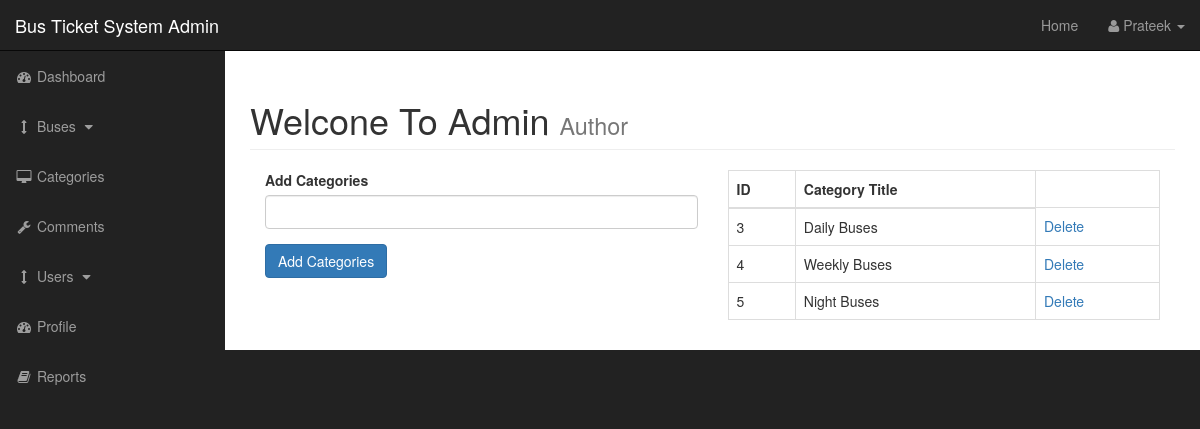
The app's page /admin/categories.php (signed in), older data.
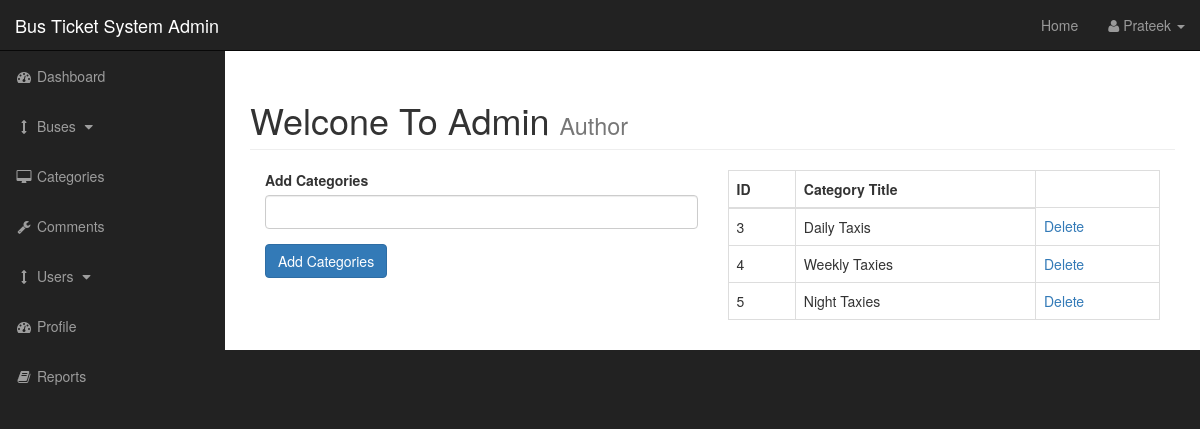
The same page, newer data.
### tables this page shows
CREATE TABLE `categories` (
  `cat_id` int(3) NOT NULL,
  `cat_title` varchar(255) NOT NULL
);

### admin/categories.php (the view, shortened to what this page needs)
<?php include"includes/admin_header.php"; ?>
    <div id="wrapper">
        <?php include"includes/admin_navigation.php"; ?>
        <div id="page-wrapper">
            <div class="container-fluid">
                <div class="row">
                    <div class="col-lg-12">
                        <h1 class="page-header">
                            Welcone To Admin
                            <small>Author</small>
                        </h1>
                        <div class="col-xs-6">
                            <form action="" method="post">
                                <div class="form-group">
                                    <label for="cat_tite">Add Categories</label>
                                    <input class="form-control" type="text" name="cat_title">
                                </div>
                                <div class="form-group">
                                    <input class="btn btn-primary" type="submit" name="submit" value="Add Categories">
                                </div>
                            </form>
                        </div>
                        <div class="col-xs-6">
                            <?php
                            $query = "SELECT *  FROM  categories";
                            $select_categories = mysqli_query($connection,$query);
                            ?>
                            <table class="table table-bordered table-hover">
                                <thead>
                                    <tr>
                                        <th>ID</th>
                                        <th>Category Title</th>
                                    </tr>
                                </thead>
                                <tbody>
                                    <?php
                                        while($row = mysqli_fetch_assoc($select_categories)) {
                                        $cat_id = $row['cat_id'];
                                        $cat_title = $row['cat_title'];
                                        echo "<tr>";
                                        echo "<td> {$cat_id} </td>";
                                        echo "<td> {$cat_title} </td>";
                                        echo "<td><a href='categories.php?delete=$cat_id'>Delete</a></td>";
                                        echo "</tr>";
                                    }
                                    ?>
                                </tbody>
                            </table>
                        </div>
                    </div>
                </div>
            </div>
        </div>
<?php include"includes/admin_footer.php"; ?>

Row changes from the older to the newer data that the page shows:
changed categories id 3: cat_title "Daily Buses" → "Daily Taxis"
changed categories id 4: cat_title "Weekly Buses" → "Weekly Taxies"
changed categories id 5: cat_title "Night Buses" → "Night Taxies"
